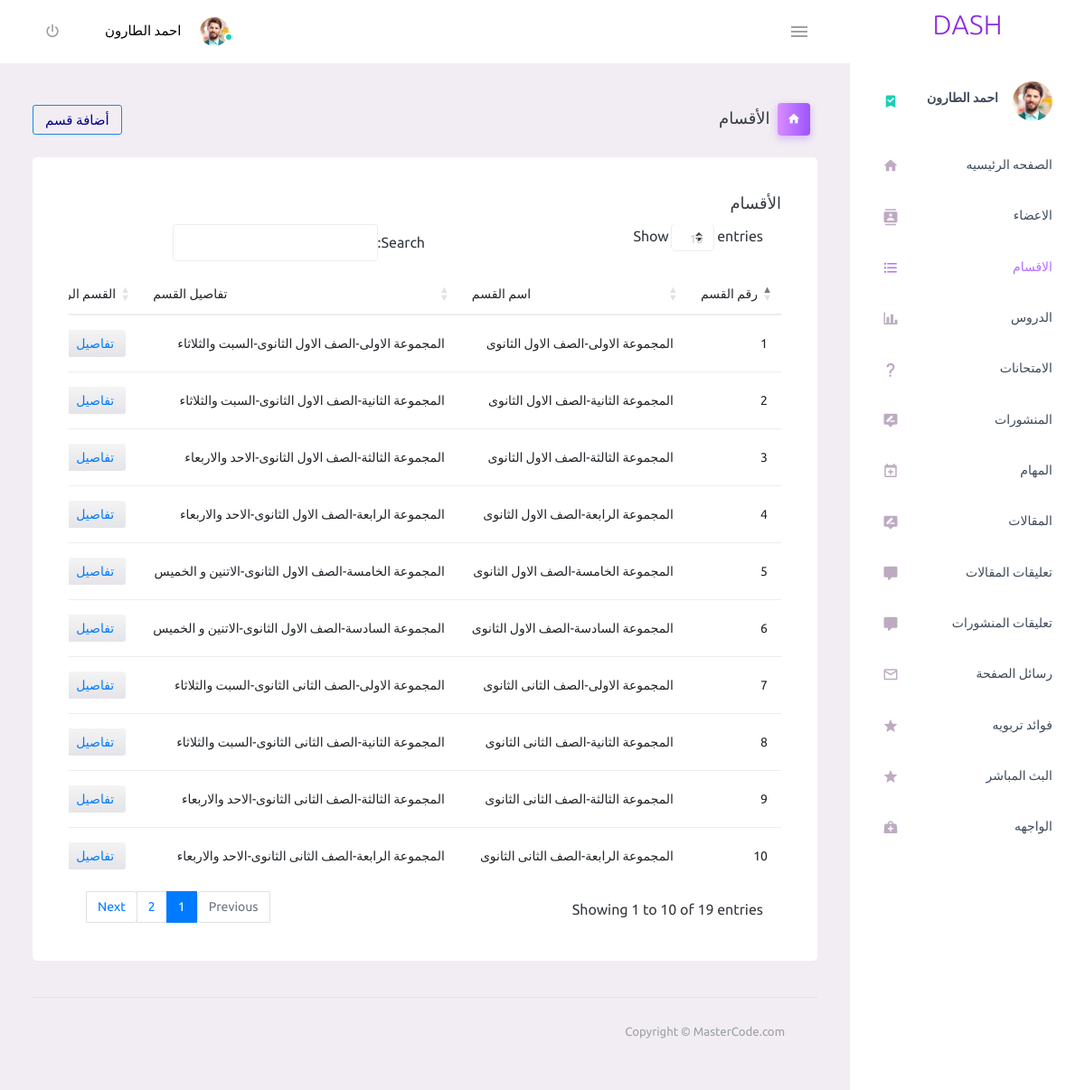
The page /admin/category.php (signed in) on the database its author committed.
### tables this page shows
CREATE TABLE `category` (
  `category_id` int(11) NOT NULL,
  `category_name` varchar(255) NOT NULL,
  `category_description` text NOT NULL,
  `ordering` int(11) DEFAULT 0,
  `parent` int(11) NOT NULL,
  `Visibility` tinyint(4) NOT NULL,
  `Allow_Comment` tinyint(4) NOT NULL,
  `Allow_Ads` tinyint(4) NOT NULL,
  `image` varchar(255) NOT NULL
);

### admin/inital.php (called while the page is built, shortened)
<?php
	$tpl 	= 'includes/templates/';
	include $tpl . 'header.php';

### admin/category.php (the view, shortened to what this page needs)
<?php
if (isset($_SESSION['username'])) {
    include 'inital.php';
    $sort= '';
        include 'includes/templates/header.php';
        include 'includes/templates/side.php';
    ?>
            <div class="main-panel ">
                <div class="content-wrapper ">
                    <div class="page-header ">
                        <h3 class="page-title ">
                            <span class="page-title-icon bg-gradient-primary text-white mr-2 ">
                                <i class="mdi mdi-home "></i>
                            </span>&nbsp; الأقسام
                        </h3>
                        <button style="margin-right:150px; color:darkblue;font-size:15px" type="button " class="btn btn-outline-info btn-sm" data-toggle="modal" data-target="#add">أضافة قسم</button>
                    </div>
                    <?php
                $stmt = $con->prepare("SELECT * FROM category ORDER BY ordering $sort");
                $stmt->execute();
                $rows = $stmt->fetchAll();
                if (! empty($rows)) {
            ?>
                    <div class="row ">
                        <div class="col-12 grid-margin ">
                            <div class="card ">
                                <div class="card-body ">
                                    <h4 class="card-title ">الأقسام</h4>
                                    <div class="table-responsive ">
                                        <table class="table" id="datatableid">
                                            <thead>
                                                <tr>
                                                    <th>رقم القسم</th>
                                                    <th>اسم القسم</th>
                                                    <th>تفاصيل القسم</th>
                                                    <th> القسم الرئيسي</th>
                                                </tr>
                                            </thead>
                                            <tbody>
                                            <?php
                                                foreach($rows as $row) {?>
                                            <tr>
                                                <td> <?php echo $row['category_id'];?></td>
                                                <td>
                                                    <?php echo $row['category_name'];?>
                                                </td>
                                                <td> <?php echo $row['category_description'];?></td>
                                                <td> <?php
                                                    if($row['parent']==0){
                                                        echo '<button type="button " class="btn btn-gradient-light btn-sm lesson_edit"><a href="category_content.php?category_id='.$row['category_id'].'" style="text-decoration: none;">تفاصيل</a></button>';
                                                    }
                                                ?></td>
                                            </tr>
                                        <?php } ?>
                                            </tbody>
                                        </table>
                                    </div>
                                </div>
                            </div>
                        </div>
                    </div>
                <?php } ?>
                <?php
include 'includes/templates/footer.php';
} else {
    header('Location: index.php');
    exit();
}
?>

### admin/includes/templates/header.php (shortened to what this page needs)
<!DOCTYPE html>
<html lang="en">
<head>
        <link rel="stylesheet" href="https://cdn.datatables.net/1.10.22/css/dataTables.bootstrap4.min.css">
        <link rel="stylesheet" href="https://cdnjs.cloudflare.com/ajax/libs/twitter-bootstrap/4.5.2/css/bootstrap.css">
<link rel="stylesheet" href="layout/mdi/css/materialdesignicons.min.css">
    <link rel="stylesheet" href="layout/css/vendor.bundle.base.css">
    <link rel="stylesheet" href="layout/css/style.css">
</head>
<body class="rtl">
    <div class="container-scroller">
        <nav class="navbar default-layout-navbar col-lg-12 col-12 p-0 fixed-top d-flex flex-row">
            <div class="text-center navbar-brand-wrapper d-flex align-items-center justify-content-center">
                <p style="color: blueviolet;font-size: 30px;">DASH</p>
            </div>
            <div class="navbar-menu-wrapper d-flex align-items-stretch">
                <button class="navbar-toggler navbar-toggler align-self-center" type="button" data-toggle="minimize">
            <span class="mdi mdi-menu"></span>
          </button>
                <ul class="navbar-nav navbar-nav-right">
                    <li class="nav-item nav-profile dropdown">
                        <a class="nav-link" id="profileDropdown" href="#" >
                            <div class="nav-profile-img">
                                <img src="layout/images/faces/face1.jpg" alt="image">
                                <span class="availability-status online"></span>
                            </div>
                            <div class="nav-profile-text">
                                <p class="mb-1 text-black"><?php echo $_SESSION['username'];?></p>
                            </div>
                        </a>
                    </li>
                    <li class="nav-item nav-logout d-none d-lg-block">
                        <a class="nav-link" href="logout.php">
                            <i class="mdi mdi-power"></i>
                        </a>
                    </li>
                </ul>
            </div>
        </nav>

### admin/includes/templates/side.php (shortened to what this page needs)
<div class="container-fluid page-body-wrapper">
            <nav class="sidebar sidebar-offcanvas" id="sidebar">
                <ul class="nav">
                    <li class="nav-item nav-profile">
                        <a href="#" class="nav-link">
                            <div class="nav-profile-image">
                                <img src="layout/images/faces/face1.jpg" alt="profile">
                            </div>
                            <div class="nav-profile-text d-flex flex-column">
                                <span class="font-weight-bold mb-2"><?php echo $_SESSION['username'];?></span>
                            </div>
                            <i class="mdi mdi-bookmark-check text-success nav-profile-badge"></i>
                        </a>
                    </li>
                    <li class="nav-item">
                        <a class="nav-link" href="index.php">
                            <span class="menu-title">الصفحه الرئيسيه</span>
                            <i class="mdi mdi-home menu-icon"></i>
                        </a>
                    </li>
                    <li class="nav-item">
                        <a class="nav-link" href="members.php">
                            <span class="menu-title">الاعضاء</span>
                            <i class="mdi mdi-contacts menu-icon"></i>
                        </a>
                    </li>
                    <li class="nav-item">
                        <a class="nav-link" href="category.php">
                            <span class="menu-title">الاقسام</span>
                            <i class="mdi mdi-format-list-bulleted menu-icon"></i>
                        </a>
                    </li>
                    <li class="nav-item">
                        <a class="nav-link" href="lessons.php">
                            <span class="menu-title">الدروس</span>
                            <i class="mdi mdi-chart-bar menu-icon"></i>
                        </a>
                    </li>
                    <li class="nav-item">
                        <a class="nav-link" href="exams.php">
                            <span class="menu-title">الامتحانات</span>
                            <i class="mdi mdi-help menu-icon"></i>
                        </a>
                    </li>
                    <li class="nav-item">
                        <a class="nav-link" href="posts.php">
                            <span class="menu-title">المنشورات</span>
                            <i class="mdi mdi-tooltip-edit menu-icon"></i>
                        </a>
                    </li>
                    <li class="nav-item">
                        <a class="nav-link" href="events.php">
                            <span class="menu-title">المهام</span>
                            <i class="mdi mdi-calendar-plus menu-icon"></i>
                        </a>
                    </li>
                    <li class="nav-item">
                        <a class="nav-link" href="posts2.php">
                            <span class="menu-title">المقالات</span>
                            <i class="mdi mdi-tooltip-edit menu-icon"></i>
                        </a>
                    </li>
                    <li class="nav-item">
                        <a class="nav-link" href="comment_lesson.php">
                            <span class="menu-title">تعليقات المقالات</span>
                            <i class="mdi mdi-comment menu-icon"></i>
                        </a>
                    </li>
                    <li class="nav-item">
                        <a class="nav-link" href="comment_post.php">
                            <span class="menu-title ">تعليقات المنشورات</span>
                            <i class="mdi mdi-comment menu-icon "></i>
                        </a>
                    </li>
                    <li class="nav-item">
                        <a class="nav-link" href="message.php">
                            <span class="menu-title ">رسائل الصفحة</span>
                            <i class="mdi mdi-email-outline menu-icon "></i>
                        </a>
                    </li>
                    <li class="nav-item">
                        <a class="nav-link" href="qoutes.php">
                            <span class="menu-title ">فوائد تربويه</span>
                            <i class="mdi mdi-star menu-icon "></i>
                        </a>
                    </li>
                    <li class="nav-item">
                        <a class="nav-link" href="live.php">
                            <span class="menu-title ">البث المباشر</span>
                            <i class="mdi mdi-star menu-icon "></i>
                        </a>
                    </li>
                    <li class="nav-item ">
                        <a class="nav-link " data-toggle="collapse " href="../index.php" aria-expanded="false " aria-controls="general-pages ">
                            <span class="menu-title ">الواجهه</span>
                            <i class="mdi mdi-medical-bag menu-icon "></i>
                        </a>
                    </li>
                </ul>
            </nav>

### admin/includes/templates/footer.php (shortened to what this page needs)
<footer class="footer ">
                    <div class="container-fluid clearfix ">
                        <span class="text-muted d-block text-center text-sm-left d-sm-inline-block ">Copyright © MasterCode.com</span>
                    </div>
                </footer>
            </div>
        </div>
    </div>
    </div>
</body>
</html>

### rows shown on the page
category: category_id "1", category_name "المجموعة الاولى-الصف الاول الثانوى", category_description "المجموعة الاولى-الصف الاول الثانوى-السبت والثلاثاء"
category: category_id "7", category_name "المجموعة الاولى-الصف الثانى الثانوى", category_description "المجموعة الاولى-الصف الثانى الثانوى-السبت والثلاثاء"
category: category_id "2", category_name "المجموعة الثانية-الصف الاول الثانوى", category_description "المجموعة الثانية-الصف الاول الثانوى-السبت والثلاثاء"
category: category_id "8", category_name "المجموعة الثانية-الصف الثانى الثانوى", category_description "المجموعة الثانية-الصف الثانى الثانوى-السبت والثلاثاء"
category: category_id "3", category_name "المجموعة الثالثة-الصف الاول الثانوى", category_description "المجموعة الثالثة-الصف الاول الثانوى-الاحد والاربعاء"
category: category_id "9", category_name "المجموعة الثالثة-الصف الثانى الثانوى", category_description "المجموعة الثالثة-الصف الثانى الثانوى-الاحد والاربعاء"
category: category_id "4", category_name "المجموعة الرابعة-الصف الاول الثانوى", category_description "المجموعة الرابعة-الصف الاول الثانوى-الاحد والاربعاء"
category: category_id "10", category_name "المجموعة الرابعة-الصف الثانى الثانوى", category_description "المجموعة الرابعة-الصف الثانى الثانوى-الاحد والاربعاء"
category: category_id "5", category_name "المجموعة الخامسة-الصف الاول الثانوى", category_description "المجموعة الخامسة-الصف الاول الثانوى-الاتنين و الخميس"
category: category_id "6", category_name "المجموعة السادسة-الصف الاول الثانوى", category_description "المجموعة السادسة-الصف الاول الثانوى-الاتنين و الخميس"

### other values the page prints
$_SESSION['username'] "احمد الطارون"
